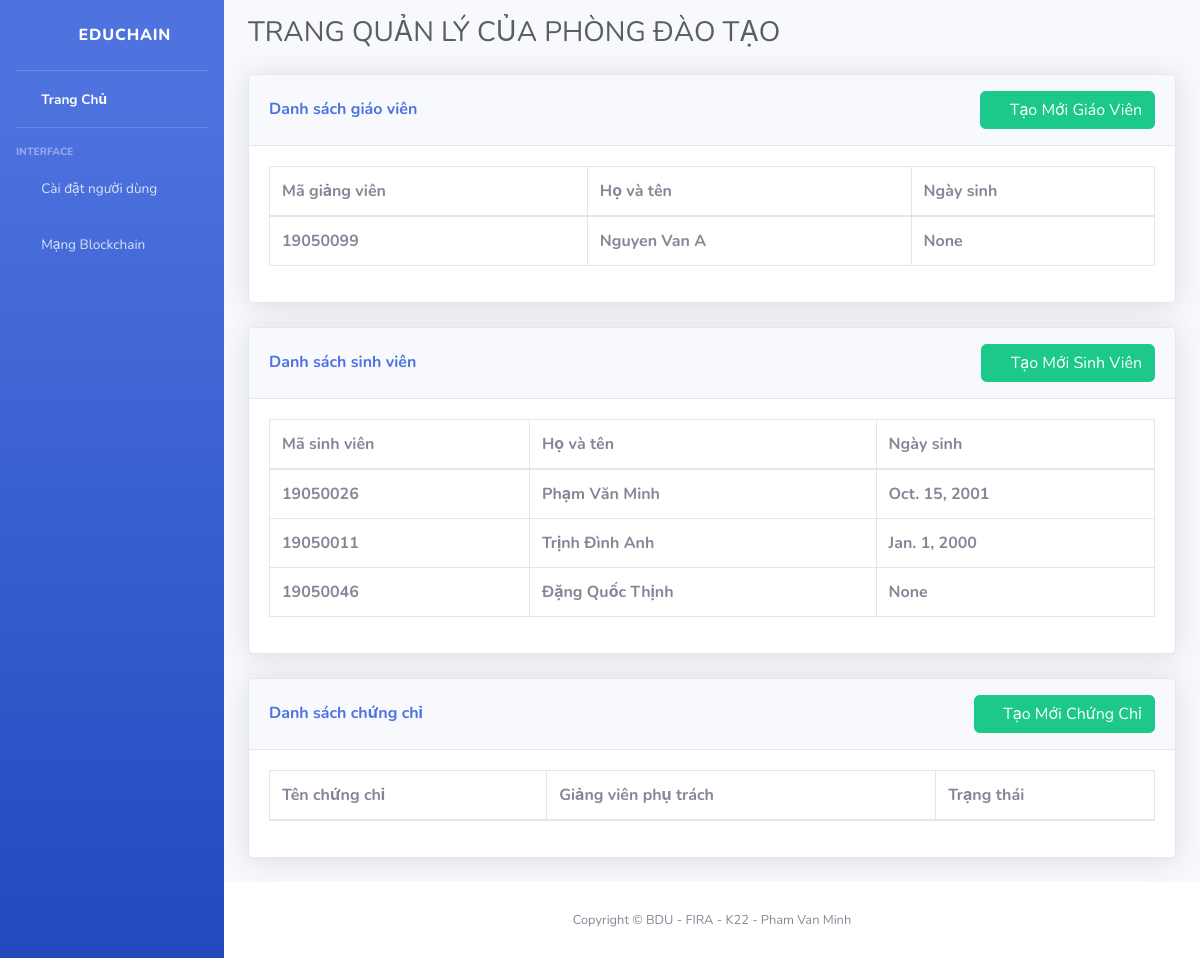
The app's page / (signed in), older data.
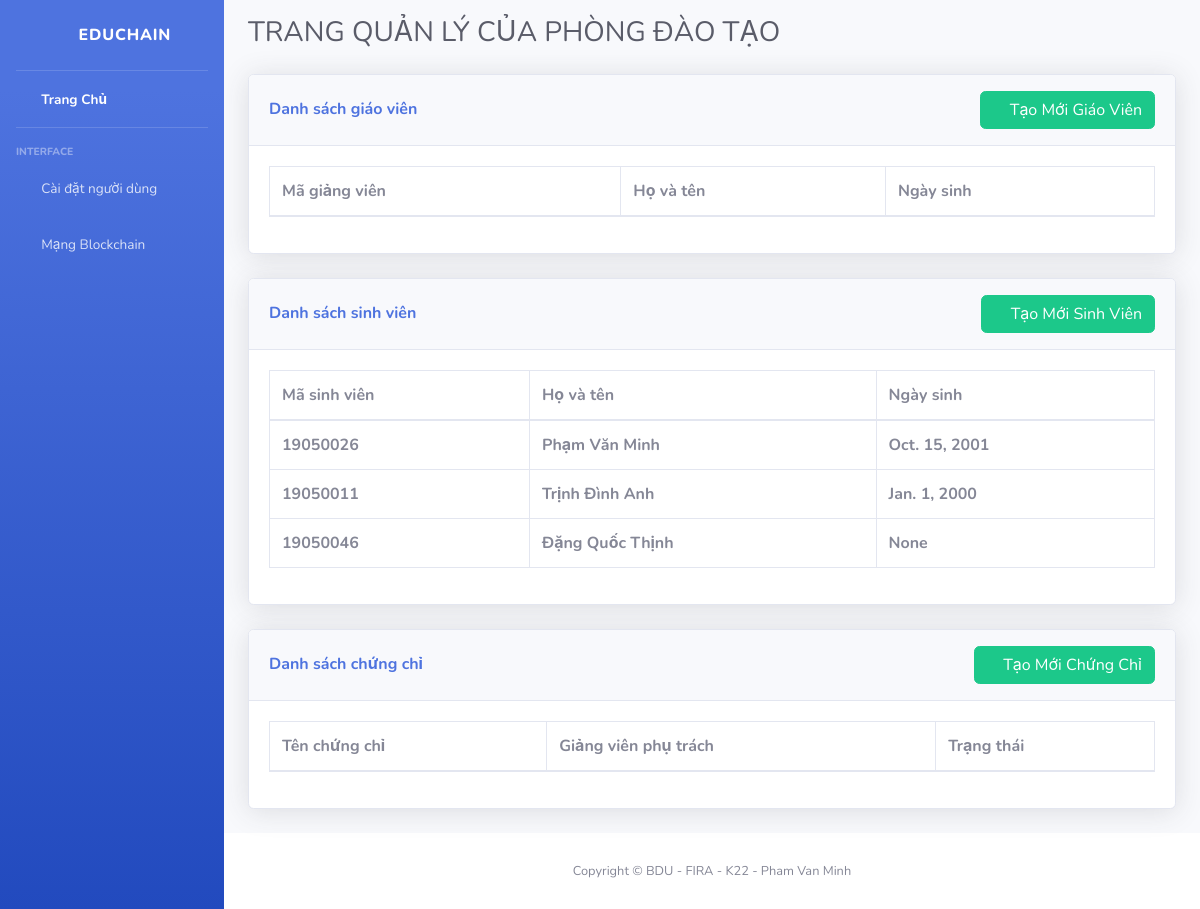
The same page, newer data.
### account/models.py (models this page shows, shortened)
class User(AbstractBaseUser, PermissionsMixin):
    user_code = models.CharField(max_length=150, unique=True)
    full_name = models.CharField(max_length=150, blank=True)
    date_of_birth = models.DateField(blank=True, null=True)
    is_staff = models.BooleanField(default=False)
    is_active = models.BooleanField(default=True)
    is_teacher = models.BooleanField(default=False)
    is_student = models.BooleanField(default=False)
    is_admin = models.BooleanField(default=False)
    private_key = models.FileField(blank=True, null=True, upload_to='private_key/')
    public_key = models.TextField( blank=True, null=True)
    public_key_hash = models.CharField(max_length=64, blank=True)
    objects = CustomAccountManager()
    USERNAME_FIELD = 'user_code'
    REQUIRED_FIELDS = []

### cert/views.py (the view, shortened to what this page needs)
# urls.py: path('', home , name="home"),
@login_required(login_url='account_app:login')
def home(request):
    user = request.user
    context = {}
    if user.is_teacher == True:
        cert_headers = CertHeader.objects.filter(teacher = User.objects.get(id = user.id), is_signed_all = False)
        signed_cert_header = CertHeader.objects.filter(teacher = User.objects.get(id = user.id), is_signed_all = True)
        context['cert_headers'] = cert_headers
        context['signed_cert_header'] = signed_cert_header
        if user.private_key.name:
            context['alert'] = True
        else:
            context['alert'] = False
        return render(request, 'cert/teacher_home.html', context=context)
    elif user.is_admin == True:
        teacher_list = User.objects.filter(is_teacher = True)
        student_list = User.objects.filter(is_student = True)
        cert_header_list = CertHeader.objects.all()
        context['teacher_list'] = teacher_list
        context['student_list'] = student_list
        context['cert_header_list'] = cert_header_list
        return render(request, 'cert/admin_home.html', context=context)
    else:
        return redirect('account_app:logout')

### templates/cert/admin_home.html (shortened to what the changed rows need)
{% extends "cert/base.html" %}
{% load static %}
{% block content %}
<div class="d-sm-flex align-items-center justify-content-between mb-4">
    <h1 class="h3 mb-0 text-gray-800">TRANG QUẢN LÝ CỦA PHÒNG ĐÀO TẠO</h1>
</div>
<div class="row">
    <div class="col-12">
        <div class="card shadow mb-4">
            <div class="card-body">
                <div class="table-responsive">
                    <table class="table table-bordered" id="teacherTable" width="100%" cellspacing="0">
                        <thead>
                            <tr>
                                <th>Mã giảng viên</th>
                                <th>Họ và tên</th>
                                <th>Ngày sinh</th>
                            </tr>
                        </thead>
                        <tbody>
                            {% for teacher in teacher_list %}
                                <tr>
                                    <th>{{ teacher.user_code }}</th>
                                    <th>{{ teacher.full_name }}</th>
                                    <th>{{ teacher.date_of_birth }}</th>
                                </tr>
                            {% endfor %}
                        </tbody>
                    </table>
                </div>
            </div>
        </div>
    </div>
</div>
<div class="row">
    <div class="col-12">
        <div class="card shadow mb-4">
            <div class="card-body">
                <div class="table-responsive">
                    <table class="table table-bordered" id="studentTable" width="100%" cellspacing="0">
                        <thead>
                            <tr>
                                <th>Mã sinh viên</th>
                                <th>Họ và tên</th>
                                <th>Ngày sinh</th>
                            </tr>
                        </thead>
                        <tbody>
                            {% for student in student_list %}
                                <tr>
                                    <th>{{ student.user_code }}</th>
                                    <th>{{ student.full_name }}</th>
                                    <th>{{ student.date_of_birth }}</th>
                                </tr>
                            {% endfor %}
                        </tbody>
                    </table>
                </div>
            </div>
        </div>
    </div>
</div>
<div class="row">
    <div class="col-12">
        <div class="card shadow mb-4">
            <div class="card-body">
                <div class="table-responsive">
                    <table class="table table-bordered justify-content-center" id="certTable" width="100%" cellspacing="0">
                        <thead>
                            <tr>
                                <th>Tên chứng chỉ</th>
                                <th>Giảng viên phụ trách</th>
                                <th>Trạng thái</th>
                            </tr>
                        </thead>
                    </table>
                </div>
            </div>
        </div>
    </div>
</div>
{% endblock %}

Row changes from the older to the newer data that the page shows:
removed User: user_code "19050099", full_name "Nguyen Van A", date_of_birth "None", shown under "Danh sách giáo viên"
